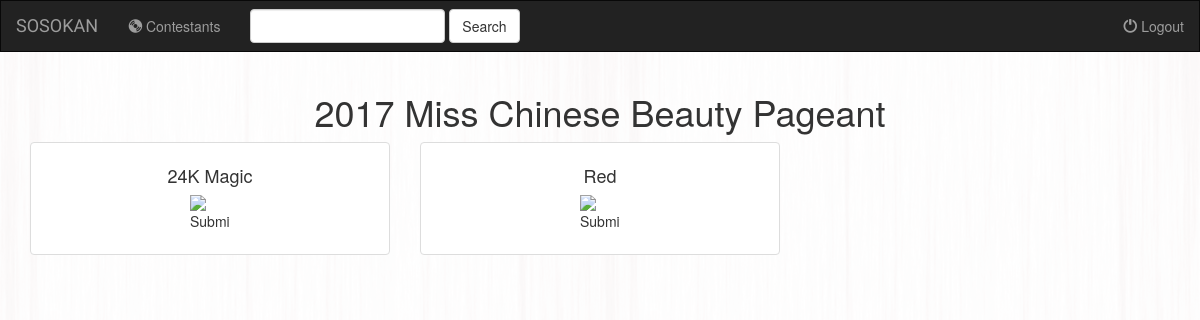
/vote/, run on an earlier commit of the app's database.
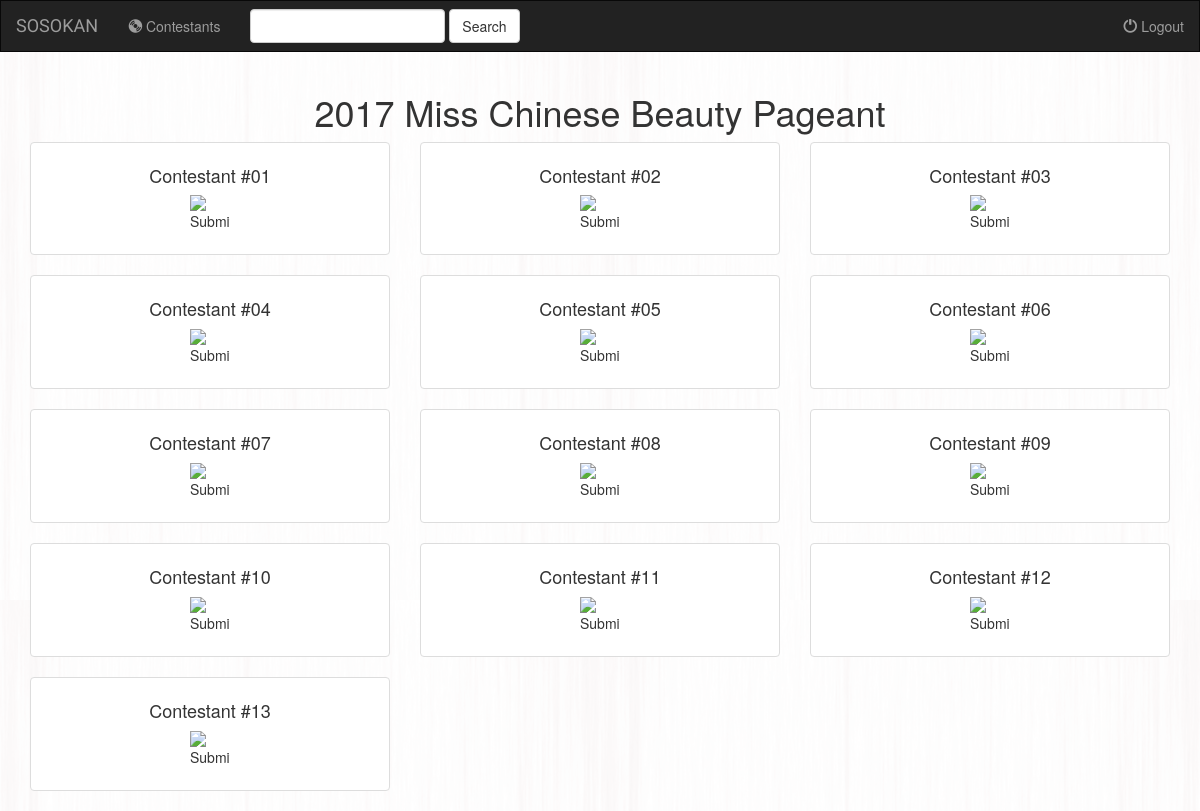
And on a later commit of the database.
### vote/models.py (models this page shows, shortened)
class Album(models.Model):
    artist = models.CharField(max_length=250)
    album_title = models.CharField(max_length=500)
    genre = models.CharField(max_length=100)
    album_logo = models.CharField(max_length=1000)

### vote/views.py (the view)
class IndexView(generic.ListView):
    template_name = 'vote/index.html'
    def get_queryset(self):
        return Album.objects.all()

### vote/templates/vote/index.html (shortened to what this page needs)
{% extends 'vote/base.html' %}
{% block body %}
<div class="container gallery-container">
    <h1><p class="page-description text-center">2017 Miss Chinese Beauty Pageant</p></h1>
    <div class="tz-gallery">
        <div class="row">
            {% for album in object_list %}
            <div class="col-sm-6 col-md-4">
                <div class="thumbnail">
                    <div class="caption">
                    <h4><p class="page-description text-center">{{album.album_title}}</p></h4>
                            <p class="page-description text-center">
                            <input type="image" src="http://www.clker.com/cliparts/c/l/Y/w/j/p/orange-heart-hi.png" width=40>
                          </p>
                    </div>
                </div>
            </div>
            {% endfor %}
        </div>
    </div>
</div>
{% endblock %}

### vote/templates/vote/base.html (shortened to what this page needs)
{% load staticfiles %}
<!DOCTYPE html>
<html>
<head>
    <link rel="stylesheet" href="https://maxcdn.bootstrapcdn.com/bootstrap/3.3.7/css/bootstrap.min.css">
    <link rel="stylesheet" href="https://cdnjs.cloudflare.com/ajax/libs/baguettebox.js/1.8.1/baguetteBox.min.css">
    <link rel="stylesheet" type="text/css" href={% static 'vote/style.css' %}/>
</head>
<body>
<nav class="navbar navbar-inverse">
    <div class="container-fluid">
      <div class="navbar-header">
        <a class="navbar-brand" href="{% url 'vote:index' %}">SOSOKAN</a>
      </div>
      <div class="collaspe navbar-collaspe" id="topNavBar">
          <ul class="nav navbar-nav">
            <li class="">
              <a href="{% url 'vote:index' %}">
                 <span class="glyphicon glyphicon-cd" aria-hidden="false"></span>
                 Contestants
              </a>
            </li>
          </ul>
          <form class="navbar-form navbar-left" role="search" method="get" action="#">
            <div class="form-group">
              <input type="text" class="form-control" name="q" value="">
            </div>
            <button type="submit" class="btn btn-default">Search</button>
          </form>
          <ul class="nav navbar-nav navbar-right">
            <li class="">
              <a href="#">
                 <span class="glyphicon glyphicon-off" aria-hidden="true"></span>
                 Logout
              </a>
            </li>
          </ul>
      </div>
    </div>
</nav>
{% block body %}
{% endblock %}
</body>
</html>

### vote/static/vote/style.css (style rules this page uses)
body { background: white url("image/background.png"); }
.navbar { border-radius: 0; }
.navbar-brand { font-family: 'Satisfy', cursive; }

What changed in the data, as far as the page shows it:
removed Album: album_title "Red"
changed Album: album_title "24K Magic" → "Contestant #01"
added Album: album_title "Contestant #02"
added Album: album_title "Contestant #03"
added Album: album_title "Contestant #04"
added Album: album_title "Contestant #05"
added Album: album_title "Contestant #06"
added Album: album_title "Contestant #07"
added Album: album_title "Contestant #08"
added Album: album_title "Contestant #09"
added Album: album_title "Contestant #10"
added Album: album_title "Contestant #11"
added Album: album_title "Contestant #12"
added Album: album_title "Contestant #13"
